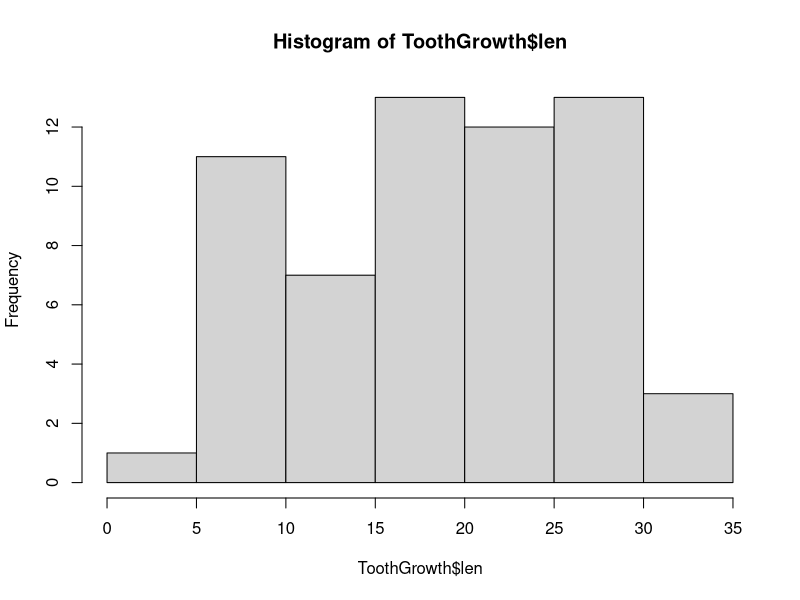
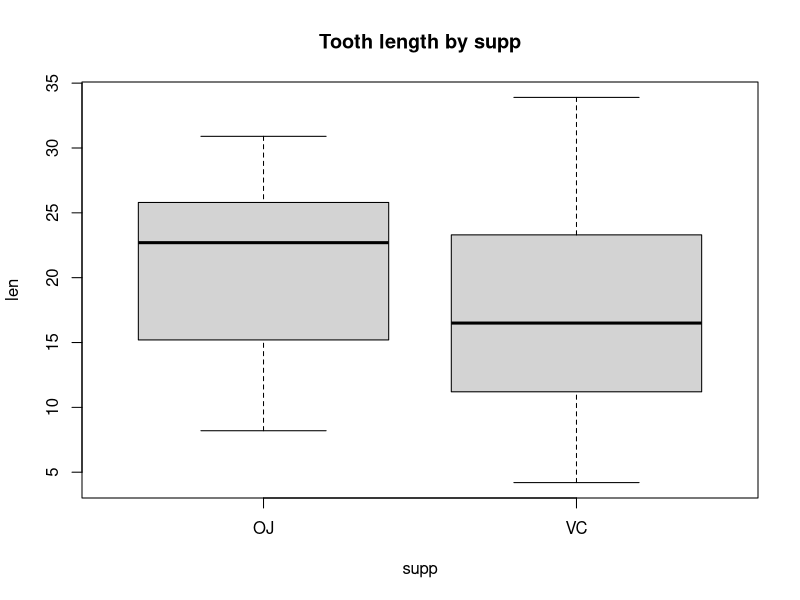
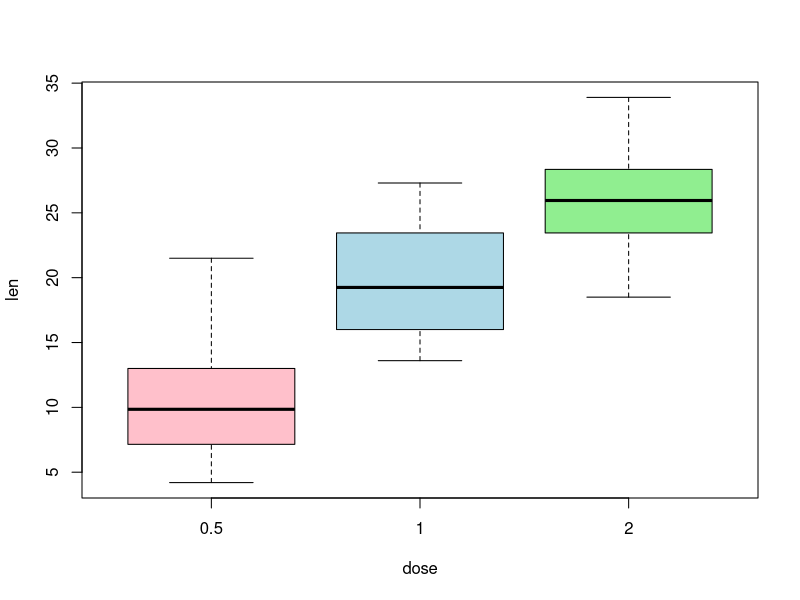
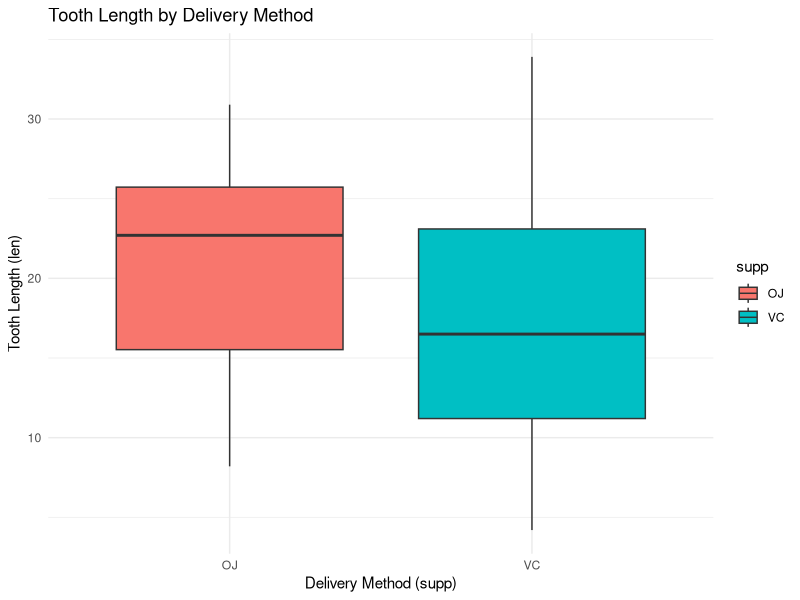

The R script that drew these images, in order:
## ---- chunk 1
# データの最初の6行を表示 / Show the first 6 rows
head(ToothGrowth)

# データの構造を確認 / Check data structure
str(ToothGrowth)

# データの要約（平均値、最大・最小など） / Data summary (mean, max/min, etc.)
summary(ToothGrowth)

# 歯の長さ（len）の標準偏差 / Standard deviation of tooth length
sd(ToothGrowth$len)
## ---- chunk 2
# 歯の長さのヒストグラム / Histogram of tooth length
hist(ToothGrowth$len)

# 投与方法(supp)ごとの歯の長さの箱ひげ図 / Boxplot by delivery method
boxplot(len ~ supp, data = ToothGrowth, main="Tooth length by supp")

# 投与量(dose)ごとの箱ひげ図に色をつける / Boxplot by dose with colors
boxplot(len ~ dose, data = ToothGrowth, col = c("pink", "lightblue", "lightgreen"))
## ---- chunk 3
# 投与方法(supp)によるt検定 / t-test by delivery method
t.test(len ~ supp, data = ToothGrowth)
## ---- chunk 4
# パッケージのインストール（初回のみ、少し時間がかかります）
# Install package (only needed once, takes some time)
# install.packages("tidyverse")

# パッケージを読み込む / Load the package
library(tidyverse)

# ggplot2 を使って美しい箱ひげ図を描く / Create a beautiful boxplot
ggplot(data = ToothGrowth, aes(x = supp, y = len, fill = supp)) +
  geom_boxplot() +
  labs(title = "Tooth Length by Delivery Method",
       x = "Delivery Method (supp)",
       y = "Tooth Length (len)") +
  theme_minimal()
